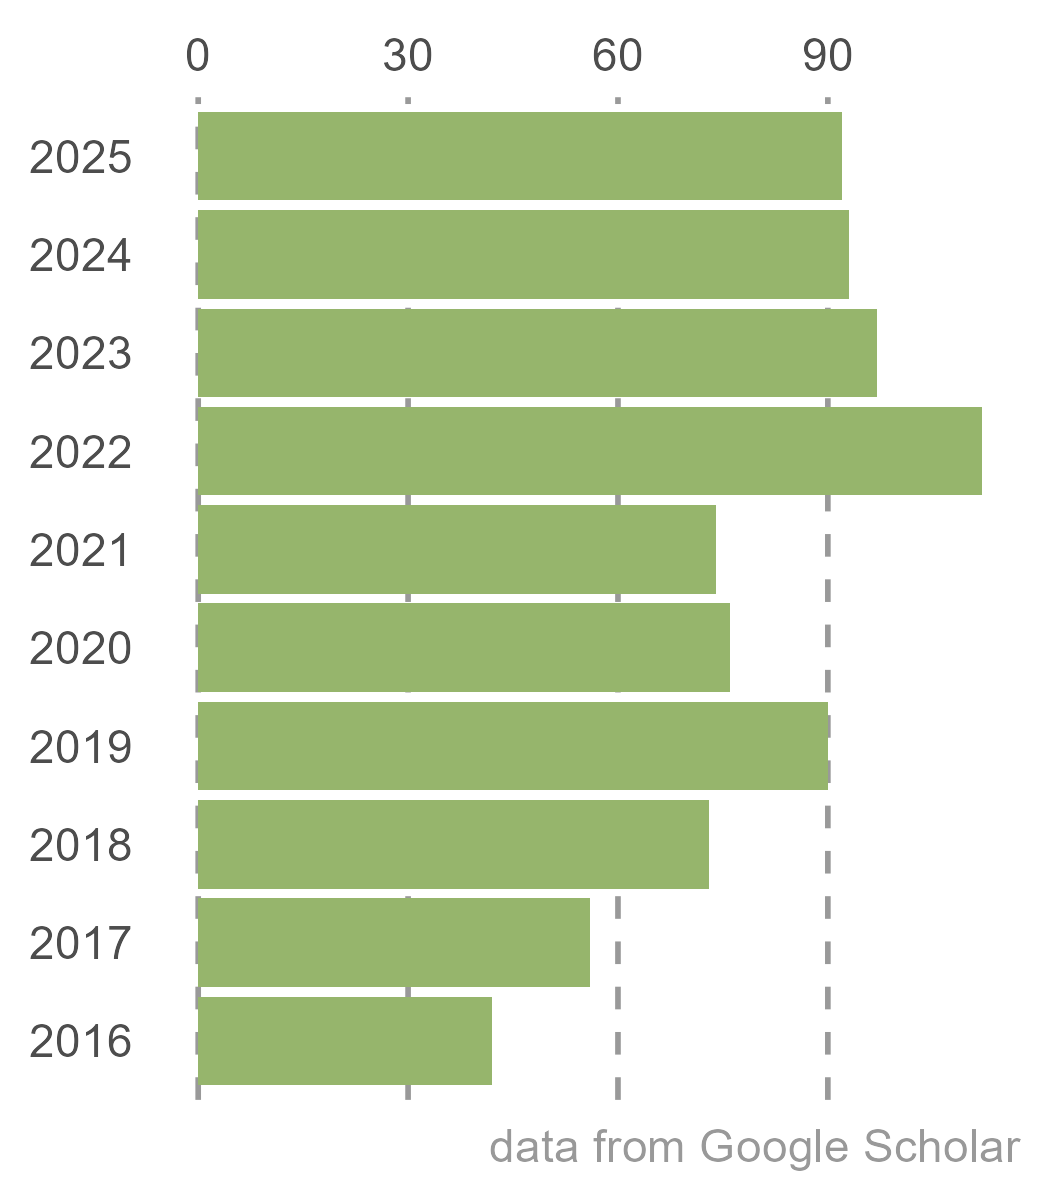

Here is the R script that generated this plot:
library(scholar)
library(jsonlite)
library(dplyr)
library(ggplot2)
library(ggstance)
library(ggimage)
library(ggtree)


# Sys.setenv(http_proxy="http://127.0.0.1:43723")
# set_scholar_mirror(mirror = "https://g88.i-research.edu.eu.org/ggxs")

#get_scholar_resp("https://scholar.google.com/citations?user=-WJKy_EAAAAJ&hl=en")

id <- '-WJKy_EAAAAJ'

profile <- tryCatch(get_profile(id), error = function(e) return(NULL))
if (!is.null(profile)) {
    profile$date <- Sys.Date()
    cat(toJSON(profile), file ="profile.json")
}

cites <- tryCatch(get_citation_history(id), error = function(e) return(NULL))

if (is.null(cites)) {
    cites <- tinyscholar::tinyscholar(id)$citation

    profile = jsonlite::fromJSON("profile.json")
    if (profile$total_cites < cites[1,2])
        profile$total_cites <- cites[1,2]
    cat(toJSON(profile), file ="profile.json")


    cites <- cites[-1, ] # remove 'total' row
    names(cites) <- c("year", "cites")
    cites$year <- as.numeric(cites$year)
}

if (!is.null(cites)) {
    cat(toJSON(cites), file = "citation.json")
}

cites <- fromJSON("citation.json")
cites <- slice(cites, tail(row_number(), 10)) # adjust number of years to show on plot (initially 6)
cites$year <- factor(cites$year)

p <- ggplot(cites, aes(cites, year)) + 
    geom_barh(stat='identity', fill = "#96B56C") + 
    geom_text2(aes(label=cites, subset = cites > 500), hjust=1.1, size=6) + 
    labs(caption = "data from Google Scholar", size=6) +
    scale_x_continuous(position="top") +
    theme_minimal(base_size=14) + xlab(NULL) + ylab(NULL) +
    theme(panel.grid.major.y = element_blank(), 
          panel.grid.minor = element_blank(),
          panel.grid.major.x = element_line(linetype="dashed",colour='grey60'),
          plot.caption=element_text(colour='grey60')) +
    theme_transparent() 

ggsave(p, file = "citation.png", width=3.5, height=4, bg = "transparent")


## library(magick)
## p <- image_read("citation.png")
## p <- image_transparent(p, "white")
## image_write(p, path="citation.png")
